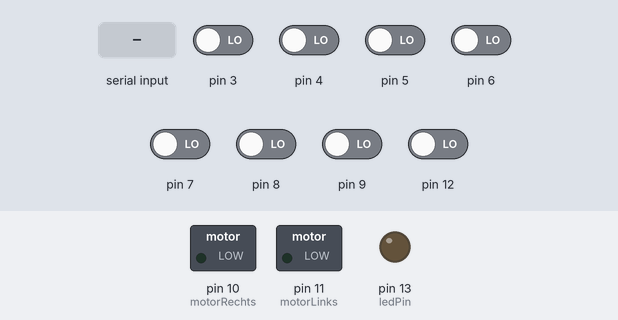
Bench run of a sketch on a simulated Arduino Uno, built with avr-gcc and run on an emulated ATmega328P. Shown: switched loads named in the sketch (green lamp = pin HIGH), output pins drawn as LEDs (lit = HIGH). Inputs (shaded band) come from the test bench; at power-on: pin 3–9, pin 12 LOW.

Above: at 1.2 s.
1.3 s: "c" received over the second serial link
At 1.7 s:
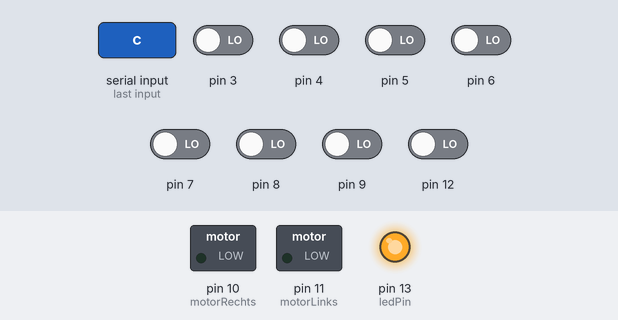
2.8 s: "1" received over the second serial link
At 5.5 s:
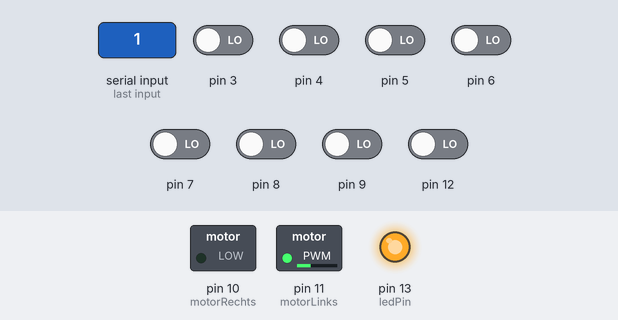
5.8 s: pin 4 driven HIGH
At 6.1 s:
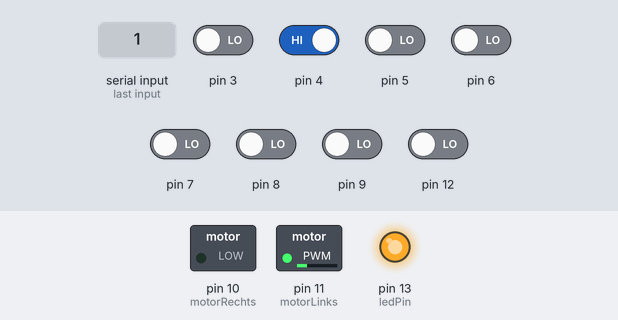
7.3 s: pin 6 driven HIGH
At 8.5 s:
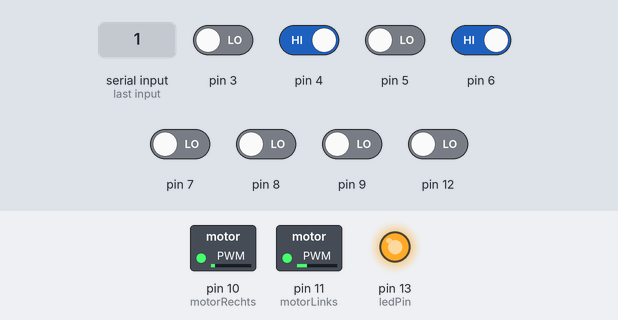
8.8 s: pin 7 driven HIGH
At 9.5 s:
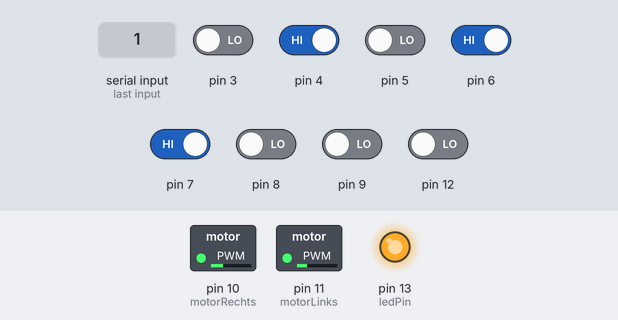
10.3 s: pin 7 driven LOW
At 10.9 s:
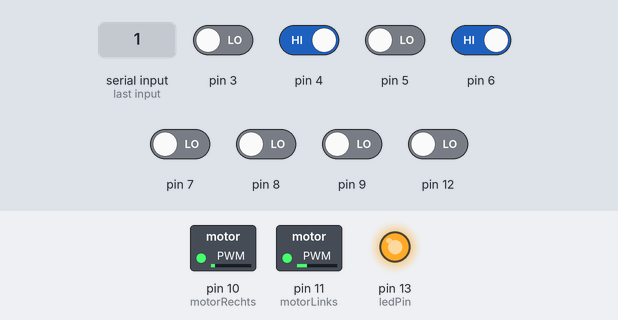
Timing chart, 0 to 12.8 s (numbered marks = the images above; inputs shaded):
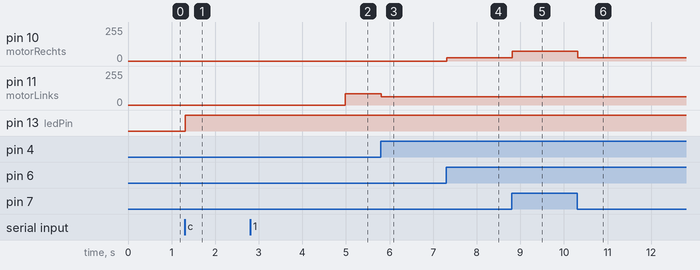

Measured:
- after the input at 1.3 s, pin 13 (ledPin): LOW → HIGH at once
- after the input at 2.8 s, pin 11 (motorLinks): 0/255 → 85/255 after 2.2 s
- after the input at 5.8 s, pin 11 (motorLinks): 85/255 → 63/255 at once
- after the input at 7.3 s, pin 10 (motorRechts): 0/255 → 25/255 at once
- after the input at 8.8 s, pin 10 (motorRechts): 25/255 → 75/255 at once
- after the input at 10.3 s, pin 10 (motorRechts): 75/255 → 25/255 at once

The sketch:

LineFollowerBotV1.ino
```cpp
// Bluetooth
#include <SoftwareSerial.h>
char BluetoothData;             // variable to store data from BT module
SoftwareSerial WhaddaBT(0, 1);  // RX | TX

// LineSensor
#include <QTRSensors.h>
QTRSensors qtr;
const uint8_t SensorCount = 8;
uint16_t sensorValues[SensorCount];

// Movement
int motorLinks = 11;   // LED connected to digital pin 10
int motorRechts = 10;  // LED connected to digital pin 10
int speedR = 100;
int speedL = 0.85 * speedR;

int ledPin = 13;         // set ledpin to pin 13
bool setupDone = false;  // Flag to indicate setup has been completed
bool Movement = false;

void setup() {
  pinMode(ledPin, OUTPUT);  // Set led pin as OUTPUT

  //Bluetooth
  WhaddaBT.begin(9600);  // Initialize the Serial connection with the BT module at 9600 baud

  // LineSensor
  qtr.setTypeRC();
  qtr.setSensorPins((const uint8_t[]){ 3, 4, 5, 6, 7, 8, 9, 12 }, SensorCount);
  qtr.setEmitterPin(2);

  // Movement
  pinMode(motorRechts, OUTPUT);  // sets the pin as output
  pinMode(motorLinks, OUTPUT);   // sets the pin as output
}

void loop() {
  // read calibrated sensor values and obtain a measure of the line position
  // from 0 to 5000 (for a white line, use readLineWhite() instead)
  uint16_t position = qtr.readLineBlack(sensorValues);
  // When new data is available from the BT module:
  if (WhaddaBT.available()) {
    BluetoothData = WhaddaBT.read();  // Read incoming data
    if (BluetoothData == 'c') {
      WhaddaBT.println("Calibrating...");
      Calibrate();
      //Controle van de calibratie
      for (uint8_t i = 0; i < SensorCount; i++) {
        if ((qtr.calibrationOn.minimum[i] > 100) || (qtr.calibrationOn.maximum[i] < 1000)) {
          setupDone = false;
          WhaddaBT.println("To recalibrate enter 'c'");
          break;
        } else {
          setupDone = true;
        }
      }
    }
  }
  if (setupDone) {
    // WhaddaBT.println("Ready to GO");

    // If incoming data is 1
    if (BluetoothData == '1') {
      if (Movement == false) {
        digitalWrite(ledPin, HIGH);                 // Turn on LED
        WhaddaBT.println("LineFollowerBot Start");  // Send "LED turned ON" message to BT module
        Movement = true;
      }
      WhaddaBT.println(position);
      if ((position > 2500) && (position < 4500)) {
        analogWrite(motorLinks, 0.75 * speedL);   // analogRead values go from 0 to 1023, analogWrite values from 0 to 255
        analogWrite(motorRechts, 0.75 * speedR);  // analogRead values go from 0 to 1023, analogWrite values from 0 to 255
      }

      if ((position >= 4500) && (position < 5500)) {
        analogWrite(motorLinks, 0.25 * speedL);   // analogRead values go from 0 to 1023, analogWrite values from 0 to 255
        analogWrite(motorRechts, 0.75 * speedR);  // analogRead values go from 0 to 1023, analogWrite values from 0 to 255
      }
      if ((position <= 2500) && (position > 1500)) {
        analogWrite(motorLinks, 0.75 * speedL);   // analogRead values go from 0 to 1023, analogWrite values from 0 to 255
        analogWrite(motorRechts, 0.25 * speedR);  // analogRead values go from 0 to 1023, analogWrite values from 0 to 255
      }
      if ((position >= 5500) && (position < 6500)) {
        analogWrite(motorLinks, 0 * speedL);      // analogRead values go from 0 to 1023, analogWrite values from 0 to 255
        analogWrite(motorRechts, 0.75 * speedR);  // analogRead values go from 0 to 1023, analogWrite values from 0 to 255
      }
      if ((position <= 1500) && (position > 500)) {
        analogWrite(motorLinks, 0.75 * speedL);  // analogRead values go from 0 to 1023, analogWrite values from 0 to 255
        analogWrite(motorRechts, 0 * speedR);    // analogRead values go from 0 to 1023, analogWrite values from 0 to 255
      }
      if (position >= 6500) {
        analogWrite(motorLinks, 0 * speedL);  // analogRead values go from 0 to 1023, analogWrite values from 0 to 255
        analogWrite(motorRechts, speedR);     // analogRead values go from 0 to 1023, analogWrite values from 0 to 255
      }
      if (position <= 500) {
        analogWrite(motorLinks, speedL);       // analogRead values go from 0 to 1023, analogWrite values from 0 to 255
        analogWrite(motorRechts, 0 * speedR);  // analogRead values go from 0 to 1023, analogWrite values from 0 to 255
      }

    } else if ((BluetoothData == '0') && (Movement == true)) {
      digitalWrite(ledPin, LOW);                 // Turn off LED
      WhaddaBT.println("LineFollowerBot Stop");  // Send "LED turned OFF" message to BT module
      analogWrite(motorLinks, 0);                // analogRead values go from 0 to 1023, analogWrite values from 0 to 255
      analogWrite(motorRechts, 0);               // analogRead values go from 0 to 1023, analogWrite values from 0 to 255
      Movement = false;
    }
  }
}
void Calibrate() {
  digitalWrite(ledPin, HIGH);  // Turn on LED
  // Calibrate the sensor
  for (uint16_t i = 0; i < 100; i++) {
    qtr.calibrate();
  }
  WhaddaBT.println("Calibration minimum:");
  // Print the calibration minimum values measured when emitters were on
  for (uint8_t i = 0; i < SensorCount; i++) {
    WhaddaBT.print(qtr.calibrationOn.minimum[i]);
    WhaddaBT.print('|');
  }
  WhaddaBT.println();
  WhaddaBT.println("Calibration maximum:");
  // Print the calibration maximum values measured when emitters were on
  for (uint8_t i = 0; i < SensorCount; i++) {
    WhaddaBT.print(qtr.calibrationOn.maximum[i]);
    WhaddaBT.print('|');
  }
  WhaddaBT.println();
  WhaddaBT.println();
  delay(1000);
}
```
